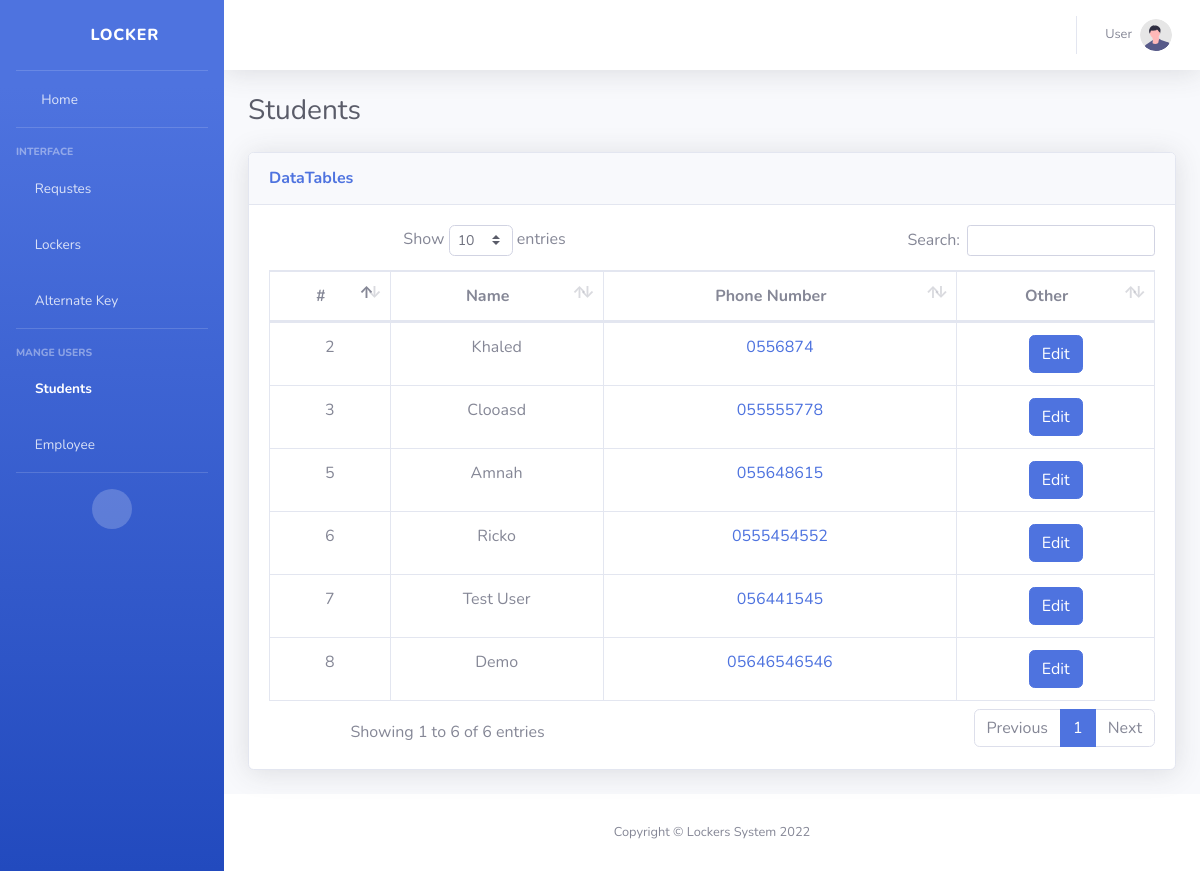
The app's page /app/dashboard/students.php (signed in), older data.
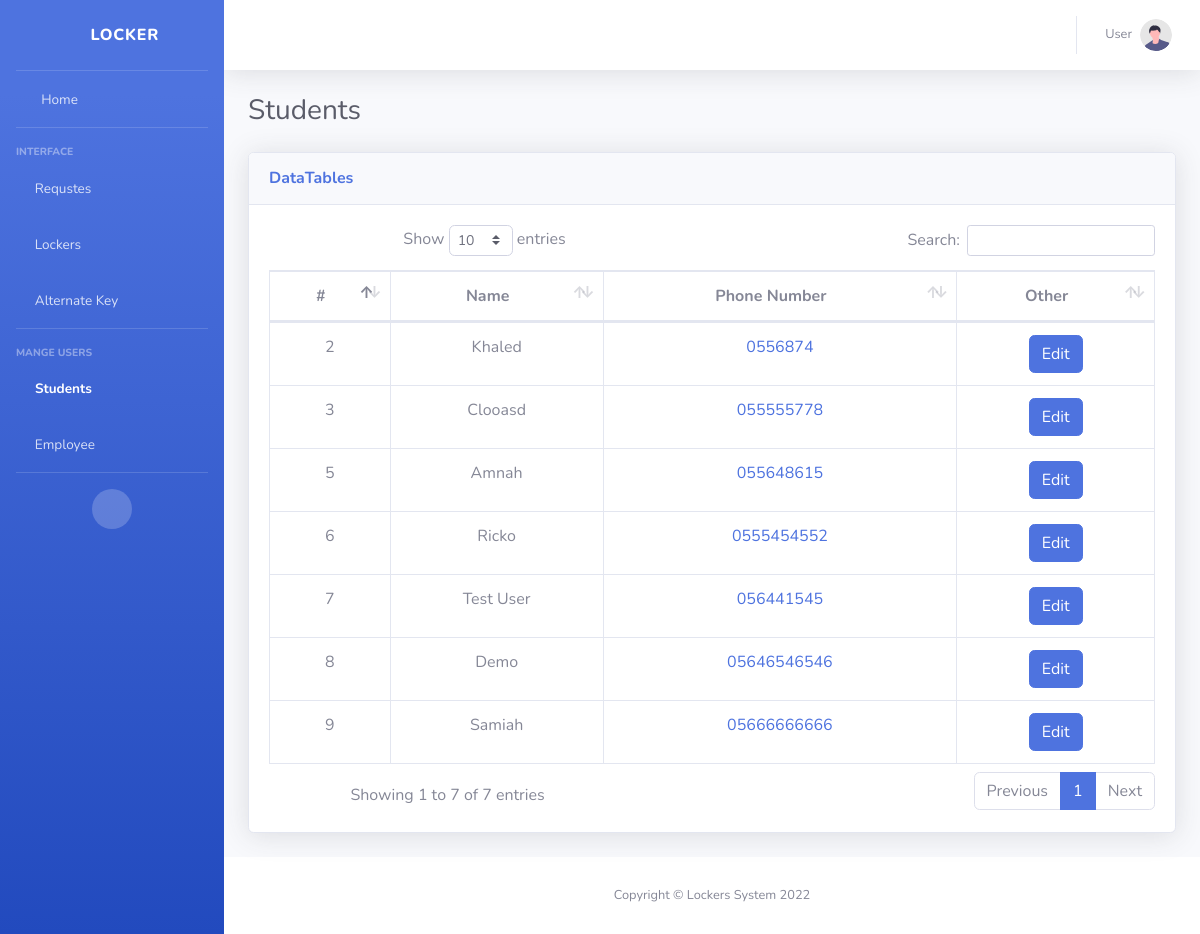
The same page, newer data.
### tables this page shows
CREATE TABLE `students` (
  `id` int(11) NOT NULL,
  `name` varchar(225) NOT NULL,
  `phone_number` varchar(225) NOT NULL,
  `student_id` varchar(225) NOT NULL,
  `password` varchar(225) NOT NULL
);

### app/dashboard/students.php (the view, shortened to what this page needs)
<?php
include "../inc/conf.php";
$students = $conn->query("SELECT * FROM `students`")->fetchAll();
?>
<!DOCTYPE html>
<html lang="en">
<head>
    <link href="vendor/fontawesome-free/css/all.min.css" rel="stylesheet" type="text/css">
    <link href="css/sb-admin-2.min.css" rel="stylesheet">
    <link href="vendor/datatables/dataTables.bootstrap4.min.css" rel="stylesheet">
</head>
<body id="page-top">
    <div id="wrapper">
        <?php include "header.php" ?>
        <div id="content-wrapper" class="d-flex flex-column">
            <div id="content">
                <nav class="navbar navbar-expand navbar-light bg-white topbar mb-4 static-top shadow">
                    <ul class="navbar-nav ml-auto">
                        <li class="nav-item dropdown no-arrow">
                            <a class="nav-link dropdown-toggle" href="#" id="userDropdown" role="button"
                                data-toggle="dropdown" aria-haspopup="true" aria-expanded="false">
                                <span class="mr-2 d-none d-lg-inline text-gray-600 small">User</span>
                                <img class="img-profile rounded-circle"
                                    src="img/undraw_profile.svg">
                            </a>
                        </li>
                    </ul>
                </nav>
                <div class="container-fluid">
                    <div class="d-sm-flex align-items-center justify-content-between mb-4">
                        <h1 class="h3 mb-0 text-gray-800">Students</h1>
                    </div>
            <div class="card shadow mb-4">
            <div class="card-header py-3">
              <h6 class="m-0 font-weight-bold text-primary">DataTables</h6>
            </div>
            <div class="card-body">
              <div class="table-responsive text-center" >
                <table class="table table-bordered" id="dataTable" width="100%" cellspacing="0">
                  <thead>
                    <tr>
                      <th>#</th>
                      <th>Name</th>
                      <th>Phone Number</th>
                      <th>Other</th>
                    </tr>
                  </thead>
                  <tbody>
                      <?php foreach($students as $val): ?>
                    <tr>
                      <td><?=$val['id']?></td>
                      <td><?=$val['name']?></td>
                      <td><a href="tel:<?=$val['phone_number']?>"><?=$val['phone_number']?></a></td>
                      <td><a href="#" class="btn btn-primary" data-toggle="modal" data-target="#exampleModal<?=$val['id']?>">Edit</a></td>
                    </tr>
                    <?php  endforeach; ?>
                  </tbody>
                </table>
              </div>
            </div>
          </div>
                </div>
            </div>
            <footer class="sticky-footer bg-white">
                <div class="container my-auto">
                    <div class="copyright text-center my-auto">
                        <span>Copyright &copy; Lockers System 2022</span>
                    </div>
                </div>
            </footer>
        </div>
    </div>
</body>
</html>

Row changes from the older to the newer data that the page shows:
added students: id "9", name "Samiah", phone_number "05666666666"
Text that changed along with them:
text written by a page script: "Show entries Search: Showing 1 to 6 of 6 entries Previous 1 Next" → "Show entries Search: Showing 1 to 7 of 7 entries Previous 1 Next"
